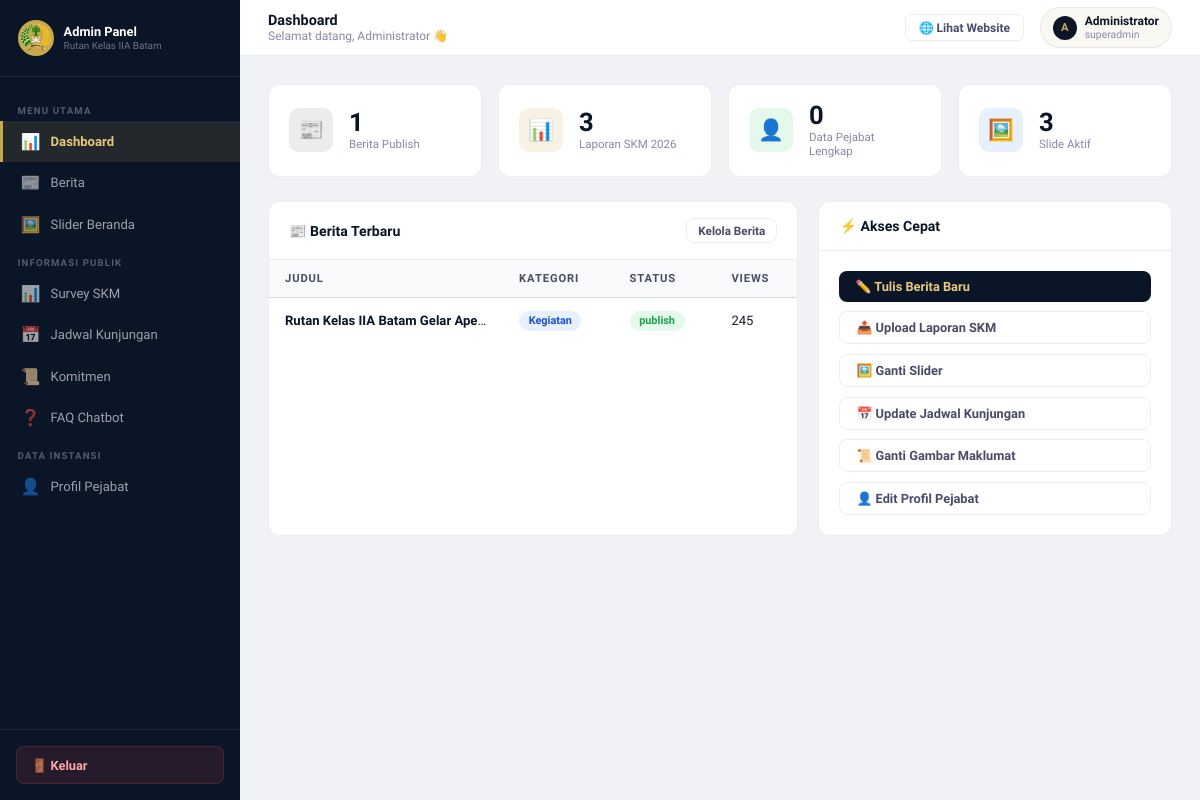
Screenshot of /admin/dashboard.php (signed in) with the database file from the repository.
### tables this page shows
CREATE TABLE `berita` (
  `id`          INT AUTO_INCREMENT PRIMARY KEY,
  `judul`       VARCHAR(300) NOT NULL,
  `slug`        VARCHAR(320) NOT NULL UNIQUE,   
  `ringkasan`   TEXT,
  `isi`         LONGTEXT NOT NULL,
  `gambar`      VARCHAR(255),                   
  `kategori`    ENUM('kegiatan','pengumuman','prestasi','pembinaan') NOT NULL,
  `status`      ENUM('publish','draft') DEFAULT 'draft',
  `penulis`     VARCHAR(100) DEFAULT 'Humas Rutan Batam',
  `views`       INT DEFAULT 0,
  `tanggal`     DATE,
  `created_at`  TIMESTAMP DEFAULT CURRENT_TIMESTAMP,
  `updated_at`  TIMESTAMP DEFAULT CURRENT_TIMESTAMP ON UPDATE CURRENT_TIMESTAMP
);

### admin/dashboard.php (the view, shortened to what this page needs)
<?php
$db = getDB();
$totalBerita  = (int)$db->query("SELECT COUNT(*) FROM berita WHERE status='publish'")->fetchColumn();
$totalSlider  = (int)$db->query("SELECT COUNT(*) FROM slider WHERE aktif=1")->fetchColumn();
$totalPejabat = (int)$db->query("SELECT COUNT(*) FROM pejabat WHERE nama IS NOT NULL AND nama != ''")->fetchColumn();
$totalSKM     = (int)$db->query("SELECT COUNT(*) FROM survey_skm WHERE tahun=YEAR(NOW())")->fetchColumn();
$beritaTerbaru = $db->query(
    "SELECT id, judul, kategori, status, tanggal, views FROM berita ORDER BY created_at DESC LIMIT 5"
)->fetchAll();
?>
<!DOCTYPE html>
<html lang="id">
<head>
  <link rel="stylesheet" href="css/admin.css"/>
</head>
<body>
<div class="admin-layout">
<?php include __DIR__ . '/includes/sidebar.php'; ?>
<div class="admin-main">
  <header class="admin-topbar">
    <div class="topbar-left">
      <div><div class="topbar-page-title">Dashboard</div>
      <div class="topbar-breadcrumb">Selamat datang, <?= htmlspecialchars($_SESSION['admin_nama']) ?> 👋</div></div>
    </div>
    <div class="topbar-right">
      <a href="../index.php" target="_blank" class="btn-view-site">🌐 Lihat Website</a>
      <div class="admin-user-chip">
        <div class="admin-user-avatar"><?= strtoupper(substr($_SESSION['admin_nama'], 0, 1)) ?></div>
        <div><div class="admin-user-name"><?= htmlspecialchars($_SESSION['admin_nama']) ?></div>
        <div class="admin-user-role"><?= htmlspecialchars($_SESSION['admin_role']) ?></div></div>
      </div>
    </div>
  </header>
  <div class="admin-content">
    <div class="stat-grid">
      <div class="stat-card">
        <div class="stat-icon stat-icon-navy">📰</div>
        <div><div class="stat-val"><?= $totalBerita ?></div><div class="stat-label">Berita Publish</div></div>
      </div>
      <div class="stat-card">
        <div class="stat-icon stat-icon-gold">📊</div>
        <div><div class="stat-val"><?= $totalSKM ?></div><div class="stat-label">Laporan SKM <?= date('Y') ?></div></div>
      </div>
      <div class="stat-card">
        <div class="stat-icon stat-icon-green">👤</div>
        <div><div class="stat-val"><?= $totalPejabat ?></div><div class="stat-label">Data Pejabat Lengkap</div></div>
      </div>
      <div class="stat-card">
        <div class="stat-icon stat-icon-blue">🖼️</div>
        <div><div class="stat-val"><?= $totalSlider ?></div><div class="stat-label">Slide Aktif</div></div>
      </div>
    </div>
    <div style="display:grid; grid-template-columns:1.5fr 1fr; gap:1.25rem;">
      <div class="admin-card">
        <div class="admin-card-header">
          <div class="admin-card-title">📰 Berita Terbaru</div>
          <a href="berita.php" class="btn btn-outline btn-sm">Kelola Berita</a>
        </div>
        <div class="admin-table-wrap">
          <table class="admin-table">
            <thead><tr><th>Judul</th><th>Kategori</th><th>Status</th><th>Views</th></tr></thead>
            <tbody>
            <?php foreach ($beritaTerbaru as $b): ?>
            <tr>
              <td style="max-width:200px; white-space:nowrap; overflow:hidden; text-overflow:ellipsis;">
                <a href="berita.php?edit=<?= $b['id'] ?>" style="color:var(--navy); font-weight:600;">
                  <?= htmlspecialchars($b['judul']) ?>
                </a>
              </td>
              <td><span class="badge badge-<?= $b['kategori'] ?>"><?= ucfirst($b['kategori']) ?></span></td>
              <td><span class="badge badge-<?= $b['status'] === 'publish' ? 'publish' : 'draft' ?>"><?= $b['status'] ?></span></td>
              <td><?= $b['views'] ?></td>
            </tr>
            <?php endforeach; ?>
            </tbody>
          </table>
        </div>
      </div>
      <div class="admin-card">
        <div class="admin-card-header"><div class="admin-card-title">⚡ Akses Cepat</div></div>
        <div class="admin-card-body" style="display:flex; flex-direction:column; gap:0.6rem;">
          <a href="berita.php?action=tambah" class="btn btn-primary">✏️ Tulis Berita Baru</a>
          <a href="survey.php?action=tambah" class="btn btn-outline">📤 Upload Laporan SKM</a>
          <a href="slider.php"     class="btn btn-outline">🖼️ Ganti Slider</a>
          <a href="kunjungan.php"  class="btn btn-outline">📅 Update Jadwal Kunjungan</a>
          <a href="komitmen.php"   class="btn btn-outline">📜 Ganti Gambar Maklumat</a>
          <a href="pejabat.php"    class="btn btn-outline">👤 Edit Profil Pejabat</a>
        </div>
      </div>
    </div>
  </div>
</div>
</div>
</body>
</html>

### rows the page displays
berita: judul "Rutan Kelas IIA Batam Gelar Ape…", kategori "Kegiatan", status "publish", views "245"

### other values shown
$_SESSION['admin_nama'] "Administrator"
substr($_SESSION['admin_nama'], 0, 1) "A"
$_SESSION['admin_role'] "superadmin"
$totalBerita "1"
$totalSKM "3"
$totalPejabat "0"
$totalSlider "3"
